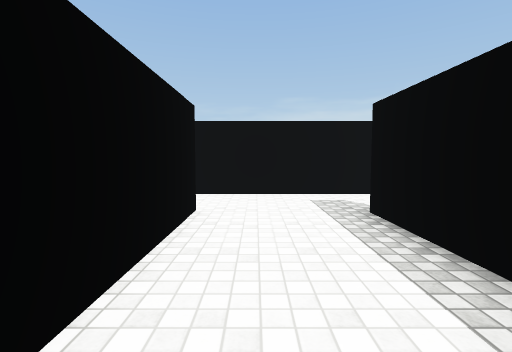
View 1 (above)

12 first-person views from a walk through a Unity game level. The camera is 1.3 m above the floor, tilts 4° down and sees 85° across. The floor is counted in squares, 1 m on a side. Each view is taken from the middle of a square. On the plan, view 1 faces up. The plan holds only what a view shows up to about 13 squares ahead; the rest is blank. The player character is not drawn. Surface patterns are stand-ins for the level's own textures.

View 2
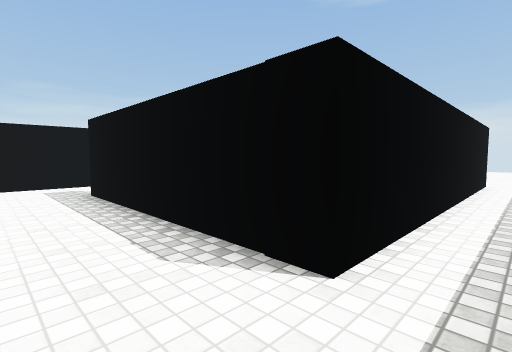

View 3
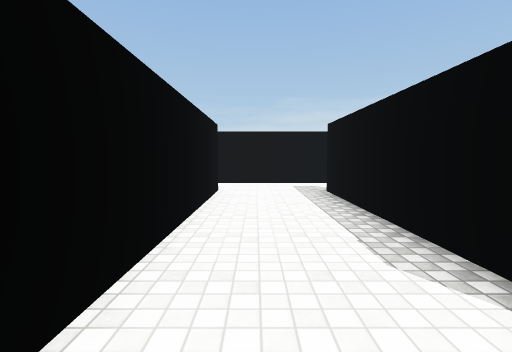

View 4
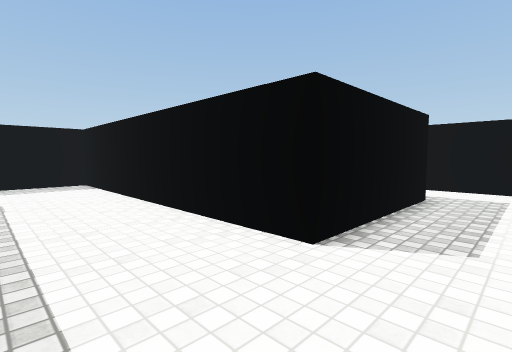

View 5
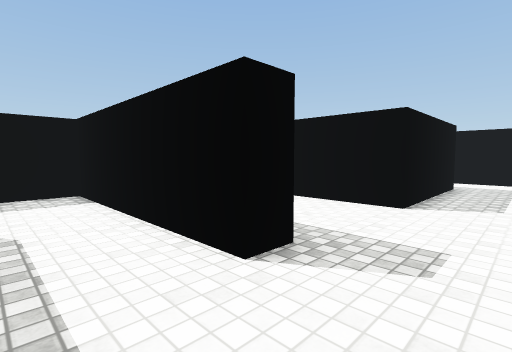

View 6
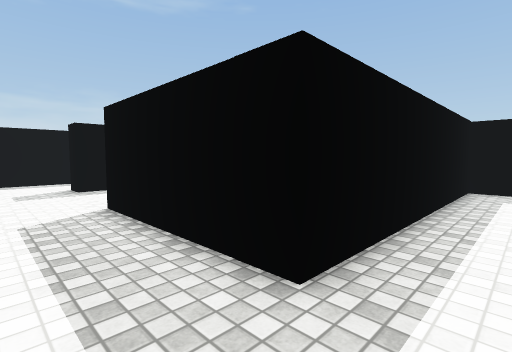

View 7
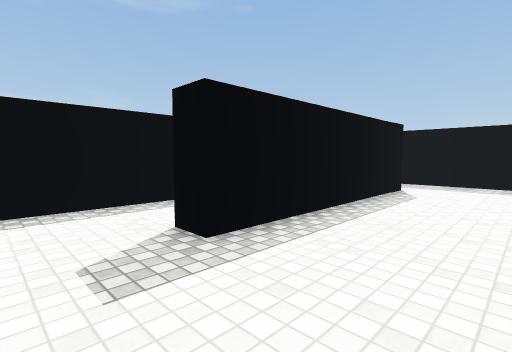

View 8
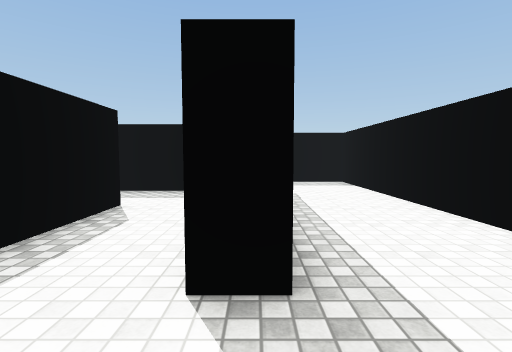

View 9
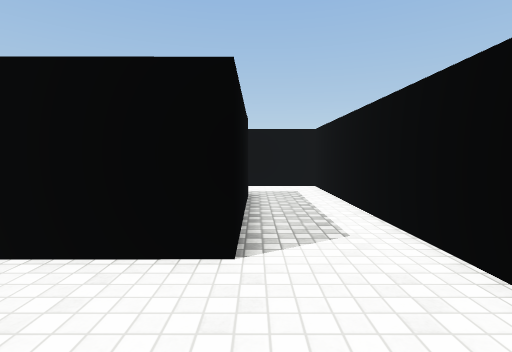

View 10
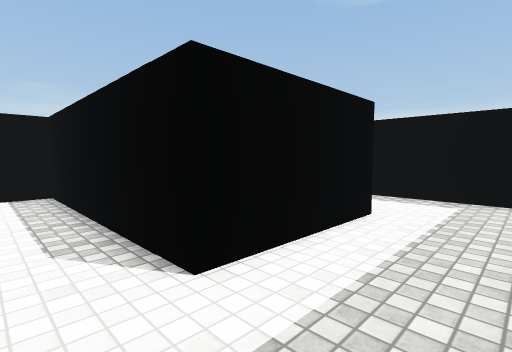

View 11
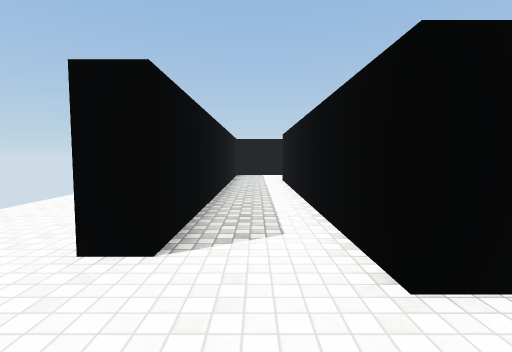

View 12
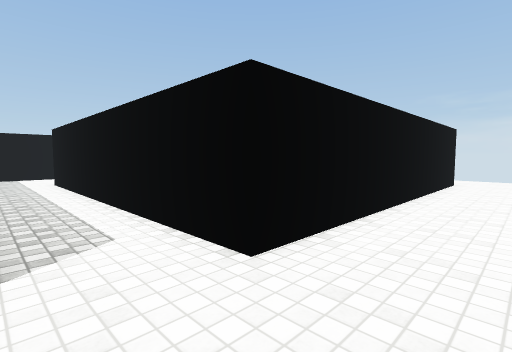

### Floor plan
Points are (right, up) in squares from view 1. A wall is a line through its corners. A room is listed if a view was taken in it or the views show most of it. See-through windows are left out.
Room 1 (views 1, 2, 3, 4, 5, 6, 7, 8, 9)
walls: (3.7, 4) (3.7, 0.5); (6.6, 1.5) (6.6, 9.6) (-10.3, 9.6) (-10.3, 6); (-7.4, 6.7) (-1.5, 6.7) (-1.5, -5.3) (3.1, -5.3); (5, -5.3) (12.6, -5.3); (-8.5, -3.2) (-7.4, -3.2) (-7.4, 3.8); (15.5, -2.5) (2.7, -2.5) (2.7, 6.5) (3.8, 6.5)
ways out: opening at (5.5, 1.5) to room 2; opening at (14.5, -3.5) to room 3
Room 2 (view 10)
walls: (11.4, 1.6) (9.9, 1.6); (14.5, -0.6) (14.5, 2.9); (3.7, 0.5) (3.7, -1.5) (8.2, -1.5)
ways out: opening at (5.5, 1.5) to room 1
Room 3 (views 11, 12)
walls: (15.5, 10.2) (15.5, -0.1)
ways out: opening at (14.5, -3.5) to room 1

Positions as (right, up) in squares from view 1, and headings:
1: (0, 0), facing up
2: (0, -4), facing up-right
3: (0, -4), facing up
4: (2, 9), facing down-left
5: (6, 9), facing down-left
6: (-9, 9), facing down-right
7: (-1, 9), facing down-right
8: (3, 9), facing down
9: (2, 7), facing left
10: (5, -1), facing up-right
11: (18, -4), facing left
12: (18, -5), facing up-left
